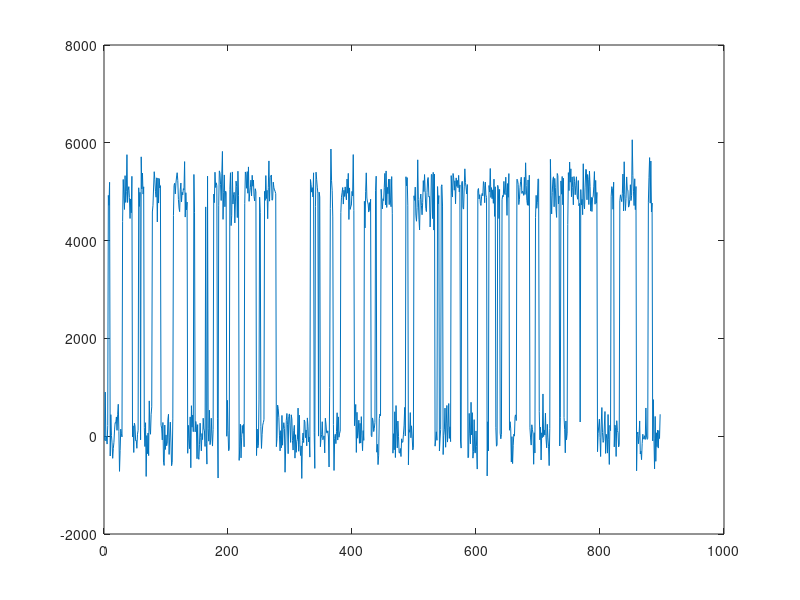
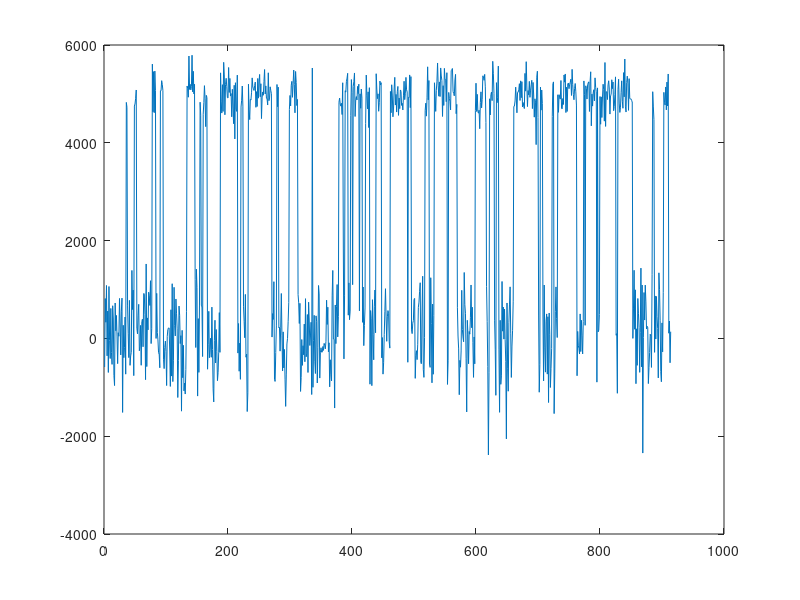
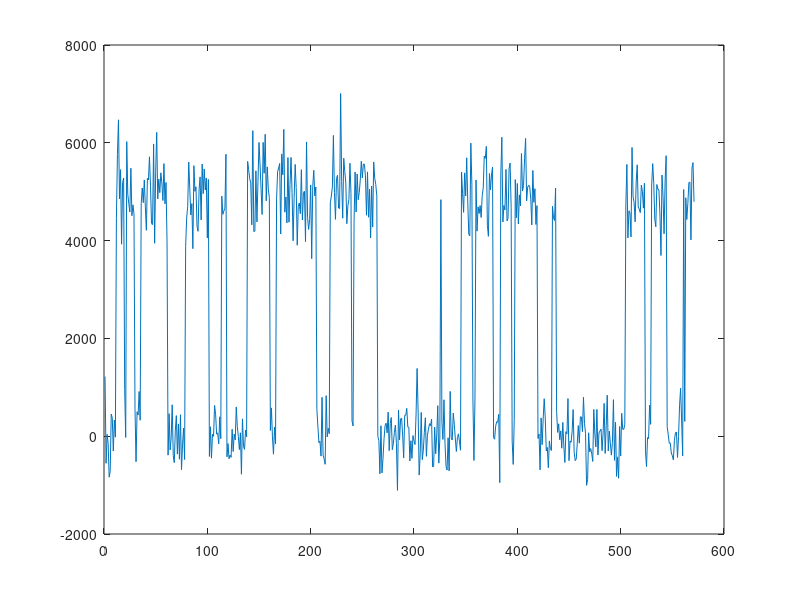
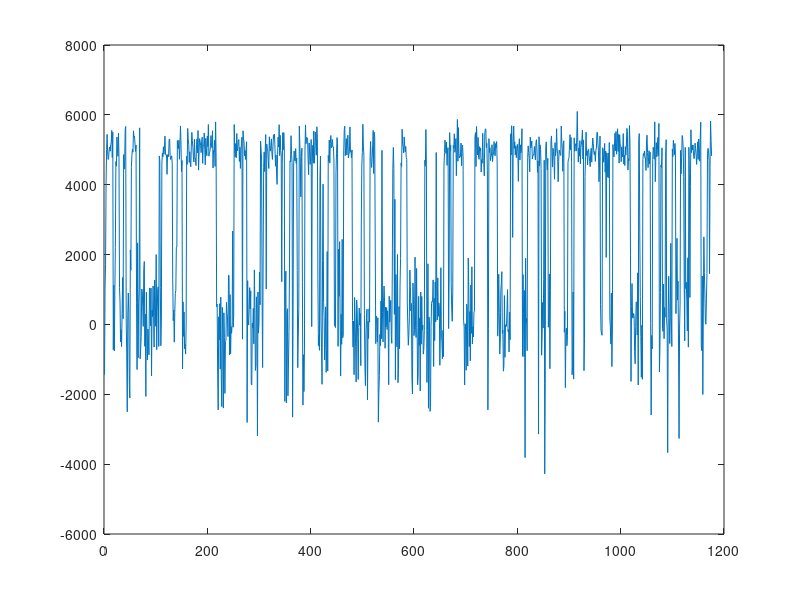

These figures' MATLAB source, in order:
function make_test_data()
    N = 10;
    pi = ones(2, 1) * 0.5;
    A = ones(2) * 0.25;
    lengths = randi([500, 1500], N);
    traces = cell(N, 1);
    a = 2;
    b = 2/2000;
    beta = 10;
    m = [0, 5000];
    for i_trace = 1:N
        lambda = gamrnd(a, b, 2, 1);
        for i = 1:2
            mu(i) = normrnd(m(i), sqrt((beta*lambda(i))^(-1)));
        end
        trace = zeros(lengths(i_trace), 1);
        trace(1) = rand() > pi(1);
        for i_time = 2:lengths(i_trace)
            if rand() > 0.9
                trace(i_time) = ~trace(i_time - 1);
            else
                trace(i_time) = trace(i_time - 1);
            end
        end
        for i_time = 1:lengths(i_trace)
            state = trace(i_time) + 1;
            trace(i_time) = normrnd(mu(state), 1/lambda(state));
        end
        figure()
        plot(1:lengths(i_trace), trace)
        traces{i_trace} = trace;
    end
    keyboard
    save('test_traces.mat', 'traces');

end
